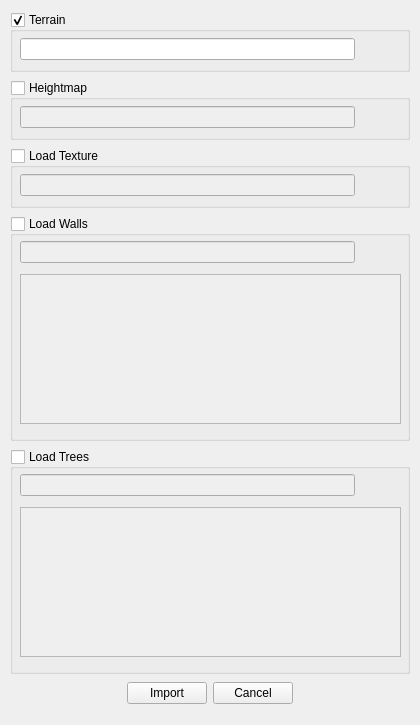
<?xml version="1.0" encoding="UTF-8"?>
<ui version="4.0">
 <class>Dialog</class>
 <widget class="QDialog" name="Dialog">
  <property name="geometry">
   <rect>
    <x>0</x>
    <y>0</y>
    <width>420</width>
    <height>725</height>
   </rect>
  </property>
  <property name="sizePolicy">
   <sizepolicy hsizetype="Preferred" vsizetype="Minimum">
    <horstretch>0</horstretch>
    <verstretch>0</verstretch>
   </sizepolicy>
  </property>
  <property name="minimumSize">
   <size>
    <width>420</width>
    <height>480</height>
   </size>
  </property>
  <property name="maximumSize">
   <size>
    <width>420</width>
    <height>725</height>
   </size>
  </property>
  <property name="windowTitle">
   <string>Import To Maya</string>
  </property>
  <widget class="QWidget" name="importSettings" native="true">
   <property name="geometry">
    <rect>
     <x>10</x>
     <y>10</y>
     <width>400</width>
     <height>700</height>
    </rect>
   </property>
   <property name="sizePolicy">
    <sizepolicy hsizetype="MinimumExpanding" vsizetype="MinimumExpanding">
     <horstretch>0</horstretch>
     <verstretch>0</verstretch>
    </sizepolicy>
   </property>
   <property name="minimumSize">
    <size>
     <width>400</width>
     <height>460</height>
    </size>
   </property>
   <property name="maximumSize">
    <size>
     <width>400</width>
     <height>700</height>
    </size>
   </property>
   <layout class="QVBoxLayout" name="verticalLayout">
    <item>
     <widget class="QGroupBox" name="terrainBox">
      <property name="sizePolicy">
       <sizepolicy hsizetype="MinimumExpanding" vsizetype="Minimum">
        <horstretch>0</horstretch>
        <verstretch>0</verstretch>
       </sizepolicy>
      </property>
      <property name="minimumSize">
       <size>
        <width>0</width>
        <height>60</height>
       </size>
      </property>
      <property name="maximumSize">
       <size>
        <width>16777215</width>
        <height>60</height>
       </size>
      </property>
      <property name="title">
       <string>Terrain</string>
      </property>
      <property name="checkable">
       <bool>true</bool>
      </property>
      <widget class="QWidget" name="layoutWidget">
       <property name="geometry">
        <rect>
         <x>10</x>
         <y>20</y>
         <width>381</width>
         <height>35</height>
        </rect>
       </property>
       <layout class="QHBoxLayout" name="horizontalLayout">
        <item>
         <widget class="QLineEdit" name="terrainLine"/>
        </item>
        <item>
         <widget class="QPushButton" name="terrainButton">
          <property name="text">
           <string/>
          </property>
          <property name="icon">
           <iconset>
            <normaloff>../../Uni/FMP/Terrain/ui/browseFolder.png</normaloff>../../Uni/FMP/Terrain/ui/browseFolder.png</iconset>
          </property>
          <property name="iconSize">
           <size>
            <width>25</width>
            <height>25</height>
           </size>
          </property>
          <property name="flat">
           <bool>true</bool>
          </property>
         </widget>
        </item>
       </layout>
      </widget>
     </widget>
    </item>
    <item>
     <widget class="QGroupBox" name="heightmapBox">
      <property name="sizePolicy">
       <sizepolicy hsizetype="MinimumExpanding" vsizetype="Minimum">
        <horstretch>0</horstretch>
        <verstretch>0</verstretch>
       </sizepolicy>
      </property>
      <property name="minimumSize">
       <size>
        <width>0</width>
        <height>60</height>
       </size>
      </property>
      <property name="maximumSize">
       <size>
        <width>16777215</width>
        <height>60</height>
       </size>
      </property>
      <property name="title">
       <string>Heightmap</string>
      </property>
      <property name="checkable">
       <bool>true</bool>
      </property>
      <property name="checked">
       <bool>false</bool>
      </property>
      <widget class="QWidget" name="layoutWidget">
       <property name="geometry">
        <rect>
         <x>10</x>
         <y>20</y>
         <width>381</width>
         <height>35</height>
        </rect>
       </property>
       <layout class="QHBoxLayout" name="horizontalLayout_2">
        <item>
         <widget class="QLineEdit" name="heightmapLine"/>
        </item>
        <item>
         <widget class="QPushButton" name="heightmapButton">
          <property name="text">
           <string/>
          </property>
          <property name="icon">
           <iconset>
            <normaloff>../../Uni/FMP/Terrain/ui/browseFolder.png</normaloff>../../Uni/FMP/Terrain/ui/browseFolder.png</iconset>
          </property>
          <property name="iconSize">
           <size>
            <width>25</width>
            <height>25</height>
           </size>
          </property>
          <property name="flat">
           <bool>true</bool>
          </property>
         </widget>
        </item>
       </layout>
      </widget>
     </widget>
    </item>
    <item>
     <widget class="QGroupBox" name="textureBox">
      <property name="sizePolicy">
       <sizepolicy hsizetype="MinimumExpanding" vsizetype="Minimum">
        <horstretch>0</horstretch>
        <verstretch>0</verstretch>
       </sizepolicy>
      </property>
      <property name="minimumSize">
       <size>
        <width>0</width>
        <height>60</height>
       </size>
      </property>
      <property name="maximumSize">
       <size>
        <width>16777215</width>
        <height>60</height>
       </size>
      </property>
      <property name="title">
       <string>Load Texture</string>
      </property>
      <property name="checkable">
       <bool>true</bool>
      </property>
      <property name="checked">
       <bool>false</bool>
      </property>
      <widget class="QWidget" name="layoutWidget_2">
       <property name="geometry">
        <rect>
         <x>10</x>
         <y>20</y>
         <width>381</width>
         <height>35</height>
        </rect>
       </property>
       <layout class="QHBoxLayout" name="horizontalLayout_3">
        <item>
         <widget class="QLineEdit" name="textureLine"/>
        </item>
        <item>
         <widget class="QPushButton" name="textureButton">
          <property name="text">
           <string/>
          </property>
          <property name="icon">
           <iconset>
            <normaloff>../../Uni/FMP/Terrain/ui/browseFolder.png</normaloff>../../Uni/FMP/Terrain/ui/browseFolder.png</iconset>
          </property>
          <property name="iconSize">
           <size>
            <width>25</width>
            <height>25</height>
           </size>
          </property>
          <property name="flat">
           <bool>true</bool>
          </property>
         </widget>
        </item>
       </layout>
      </widget>
     </widget>
    </item>
    <item>
     <widget class="QGroupBox" name="wallsBox">
      <property name="sizePolicy">
       <sizepolicy hsizetype="MinimumExpanding" vsizetype="MinimumExpanding">
        <horstretch>0</horstretch>
        <verstretch>200</verstretch>
       </sizepolicy>
      </property>
      <property name="minimumSize">
       <size>
        <width>0</width>
        <height>225</height>
       </size>
      </property>
      <property name="maximumSize">
       <size>
        <width>16777215</width>
        <height>225</height>
       </size>
      </property>
      <property name="title">
       <string>Load Walls</string>
      </property>
      <property name="checkable">
       <bool>true</bool>
      </property>
      <property name="checked">
       <bool>false</bool>
      </property>
      <widget class="QWidget" name="">
       <property name="geometry">
        <rect>
         <x>10</x>
         <y>20</y>
         <width>381</width>
         <height>193</height>
        </rect>
       </property>
       <layout class="QVBoxLayout" name="verticalLayout_2">
        <item>
         <layout class="QHBoxLayout" name="horizontalLayout_5">
          <item>
           <widget class="QLineEdit" name="wallsLine"/>
          </item>
          <item>
           <widget class="QPushButton" name="wallsButton">
            <property name="text">
             <string/>
            </property>
            <property name="icon">
             <iconset>
              <normaloff>../../Uni/FMP/Terrain/ui/browseFolder.png</normaloff>../../Uni/FMP/Terrain/ui/browseFolder.png</iconset>
            </property>
            <property name="iconSize">
             <size>
              <width>25</width>
              <height>25</height>
             </size>
            </property>
            <property name="flat">
             <bool>true</bool>
            </property>
           </widget>
          </item>
         </layout>
        </item>
        <item>
         <widget class="QPlainTextEdit" name="wallsEdit">
          <property name="minimumSize">
           <size>
            <width>0</width>
            <height>150</height>
           </size>
          </property>
          <property name="maximumSize">
           <size>
            <width>16777215</width>
            <height>150</height>
           </size>
          </property>
         </widget>
        </item>
       </layout>
      </widget>
     </widget>
    </item>
    <item>
     <widget class="QGroupBox" name="treesBox">
      <property name="sizePolicy">
       <sizepolicy hsizetype="MinimumExpanding" vsizetype="MinimumExpanding">
        <horstretch>0</horstretch>
        <verstretch>200</verstretch>
       </sizepolicy>
      </property>
      <property name="minimumSize">
       <size>
        <width>0</width>
        <height>225</height>
       </size>
      </property>
      <property name="maximumSize">
       <size>
        <width>16777215</width>
        <height>225</height>
       </size>
      </property>
      <property name="title">
       <string>Load Trees</string>
      </property>
      <property name="checkable">
       <bool>true</bool>
      </property>
      <property name="checked">
       <bool>false</bool>
      </property>
      <widget class="QWidget" name="layoutWidget_4">
       <property name="geometry">
        <rect>
         <x>10</x>
         <y>20</y>
         <width>381</width>
         <height>193</height>
        </rect>
       </property>
       <layout class="QVBoxLayout" name="verticalLayout_3">
        <item>
         <layout class="QHBoxLayout" name="horizontalLayout_6">
          <item>
           <widget class="QLineEdit" name="treesLine"/>
          </item>
          <item>
           <widget class="QPushButton" name="treesButton">
            <property name="text">
             <string/>
            </property>
            <property name="icon">
             <iconset>
              <normaloff>../../Uni/FMP/Terrain/ui/browseFolder.png</normaloff>../../Uni/FMP/Terrain/ui/browseFolder.png</iconset>
            </property>
            <property name="iconSize">
             <size>
              <width>25</width>
              <height>25</height>
             </size>
            </property>
            <property name="flat">
             <bool>true</bool>
            </property>
           </widget>
          </item>
         </layout>
        </item>
        <item>
         <widget class="QPlainTextEdit" name="treesEdit">
          <property name="minimumSize">
           <size>
            <width>0</width>
            <height>150</height>
           </size>
          </property>
          <property name="maximumSize">
           <size>
            <width>16777215</width>
            <height>150</height>
           </size>
          </property>
         </widget>
        </item>
       </layout>
      </widget>
     </widget>
    </item>
    <item>
     <layout class="QHBoxLayout" name="horizontalLayout_4">
      <item>
       <spacer name="horizontalSpacer_2">
        <property name="orientation">
         <enum>Qt::Horizontal</enum>
        </property>
        <property name="sizeHint" stdset="0">
         <size>
          <width>40</width>
          <height>20</height>
         </size>
        </property>
       </spacer>
      </item>
      <item>
       <widget class="QPushButton" name="importButton">
        <property name="text">
         <string>Import</string>
        </property>
       </widget>
      </item>
      <item>
       <widget class="QPushButton" name="cancelButton">
        <property name="text">
         <string>Cancel</string>
        </property>
       </widget>
      </item>
      <item>
       <spacer name="horizontalSpacer_3">
        <property name="orientation">
         <enum>Qt::Horizontal</enum>
        </property>
        <property name="sizeHint" stdset="0">
         <size>
          <width>40</width>
          <height>20</height>
         </size>
        </property>
       </spacer>
      </item>
     </layout>
    </item>
   </layout>
  </widget>
 </widget>
 <resources/>
 <connections/>
</ui>
